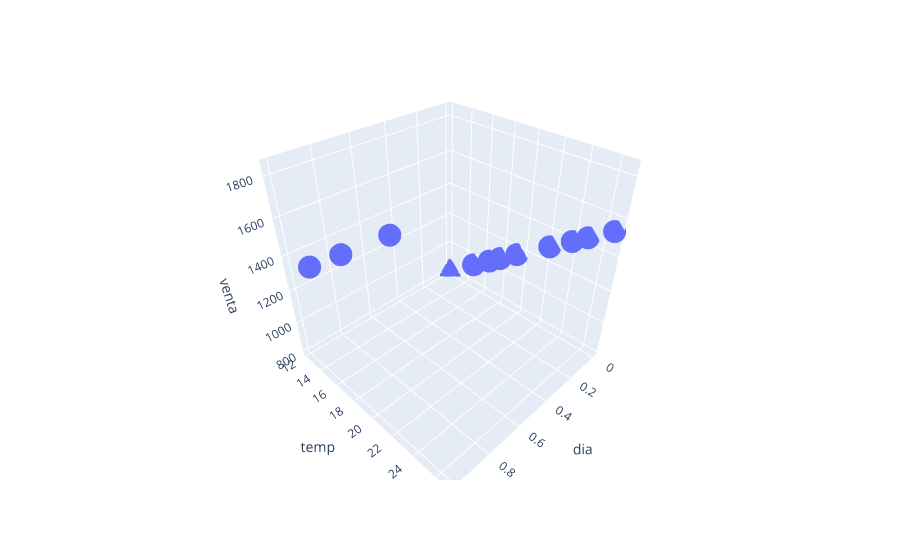

The code cell stored with this chart in its notebook:
### Code cell
fig = px.scatter_3d(data, x='dia', y='temp', z='venta')
fig.show()

### Figure 1 — Plotly figure (JSON) as saved in the notebook; plotly's stock layout.template omitted (floating-point values rounded to 4 significant figures)
{"data": [{"hovertemplate": "dia=%{x}<br>temp=%{y}<br>venta=%{z}<extra></extra>", "legendgroup": "", "marker": {"color": "#636efa", "symbol": "circle"}, "mode": "markers", "name": "", "scene": "scene", "showlegend": false, "type": "scatter3d", "x": [0, 0, 0, 1, 0, 1, 0, 0, 0, 1, 0, 0], "y": [15, 23.9, 22.2, 14.4, 12.2, 22.8, 26.7, 25, 17.8, 18.3, 19.4, 16.7], "z": [950, 1395, 1310, 1420, 810, 1840, 1535, 1450, 1090, 1615, 1170, 1035]}], "layout": {"legend": {"tracegroupgap": 0}, "margin": {"t": 60}, "scene": {"domain": {"x": [0, 1], "y": [0, 1]}, "xaxis": {"title": {"text": "dia"}}, "yaxis": {"title": {"text": "temp"}}, "zaxis": {"title": {"text": "venta"}}}}}
